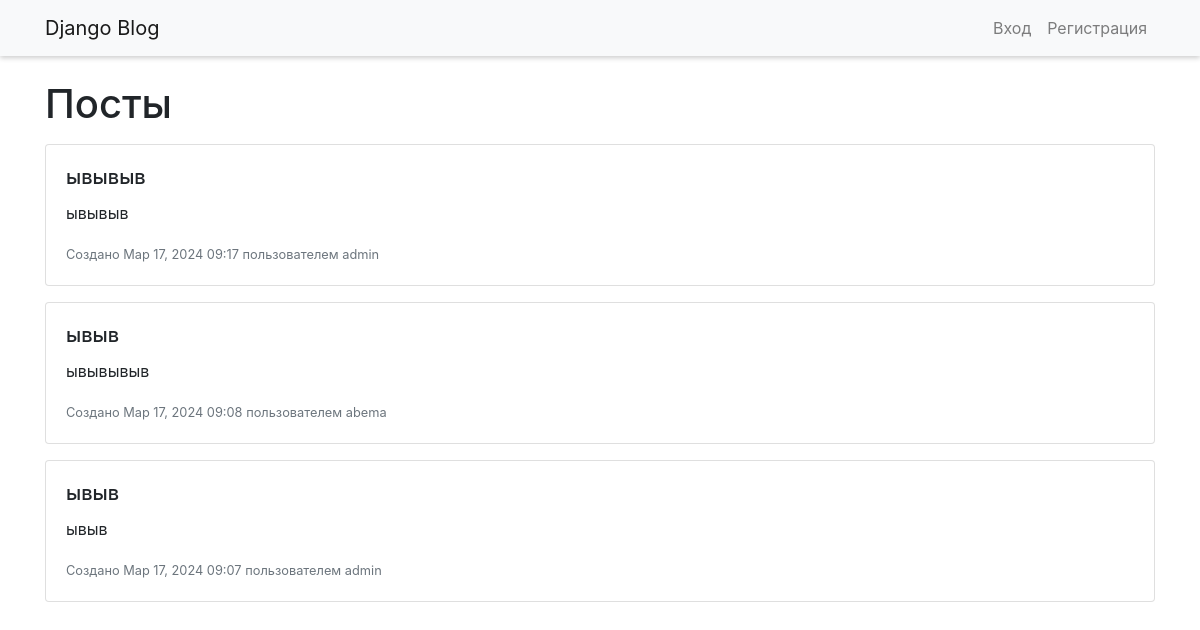
The page / on the database its author committed.
### blogs/models.py (models this page shows, shortened)
class BlogPost(models.Model):
    title = models.CharField(max_length=200)
    text = models.TextField()
    date_added = models.DateTimeField(auto_now_add=True)
    author = models.ForeignKey(User, on_delete=models.CASCADE)  # Добавьте это поле

### blogs/views.py (the view)
# urls.py: path('', views.index, name='index'),
def index(request):
    posts = BlogPost.objects.order_by('-date_added')
    context = {'posts': posts}
    return render(request, 'blogs/index.html', context)

### blogs/templates/blogs/index.html (shortened to what this page needs)
{% extends "blogs/base.html" %}
{% block content %}
  <h1>Посты</h1>
  {% for post in posts %}
    <div class="card my-3">
      <div class="card-body">
        <h5 class="card-title">{{ post.title }}</h5>
        <p class="card-text">{{ post.text }}</p>
        <p class="card-text"><small class="text-muted">Создано {{ post.date_added|date:"M d, Y H:i" }} пользователем {{ post.author.username }}</small></p>
      </div>
    </div>
  {% endfor %}
{% endblock %}

### blogs/templates/blogs/base.html (shortened to what this page needs)
<!DOCTYPE html>
<html lang="en">
<head>
    <link rel="stylesheet" href="https://stackpath.bootstrapcdn.com/bootstrap/4.5.2/css/bootstrap.min.css">
</head>
<body>
    <nav class="navbar navbar-expand-lg navbar-light bg-light fixed-top">
        <div class="container">
            <a class="navbar-brand" href="{% url 'index' %}">Django Blog</a>
            <div class="collapse navbar-collapse" id="navbarContent">
                <ul class="navbar-nav">
                    {% if user.is_authenticated %}
                        <li class="nav-item">
                            <span class="navbar-text">{{ user.username }}</span>
                        </li>
                        <li class="nav-item">
                            <form action="{% url 'logout' %}" method="post">
                            {% csrf_token %}
                            <button type="submit" class="btn btn-link">Выйти</button>
                        </form>
                        </li>
                    {% else %}
                        <li class="nav-item">
                            <a class="nav-link" href="{% url 'login' %}">Вход</a>
                        </li>
                        <li class="nav-item">
                            <a class="nav-link" href="{% url 'register' %}">Регистрация</a>
                        </li>
                    {% endif %}
                </ul>
            </div>
        </div>
    </nav>
    <div class="container" style="padding-top: 80px;">
        {% block content %}
        {% endblock %}
    </div>
</body>
</html>

### blogs/templates/blogs/base.html (style rules this page uses)
.fixed-top { box-shadow: 0 2px 5px rgba(0, 0, 0, .2); z-index: 1030; }

### rows shown on the page
BlogPost: title "ывывыв", text "ывывыв", date_added "Мар 17, 2024 09:17", author.username "admin"
BlogPost: title "ывыв", text "ывывывыв", date_added "Мар 17, 2024 09:08", author.username "abema"
BlogPost: title "ывыв", text "ывыв", date_added "Мар 17, 2024 09:07", author.username "admin"
